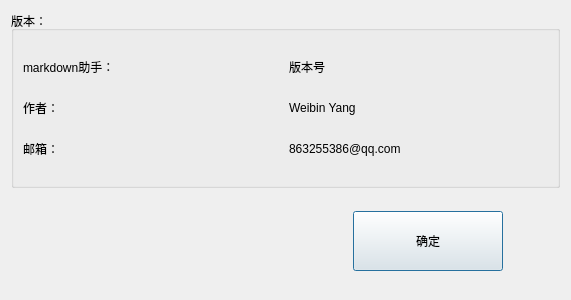
<?xml version="1.0" encoding="UTF-8"?>
<ui version="4.0">
 <class>Dialog</class>
 <widget class="QDialog" name="Dialog">
  <property name="geometry">
   <rect>
    <x>0</x>
    <y>0</y>
    <width>571</width>
    <height>300</height>
   </rect>
  </property>
  <property name="windowTitle">
   <string>Dialog</string>
  </property>
  <layout class="QVBoxLayout" name="verticalLayout_3" stretch="10,1,2,1">
   <item>
    <widget class="QGroupBox" name="groupBox">
     <property name="title">
      <string>版本：</string>
     </property>
     <layout class="QVBoxLayout" name="verticalLayout_2">
      <item>
       <layout class="QVBoxLayout" name="verticalLayout">
        <item>
         <layout class="QHBoxLayout" name="horizontalLayout">
          <item>
           <widget class="QLabel" name="softNameLab">
            <property name="sizePolicy">
             <sizepolicy hsizetype="Expanding" vsizetype="Preferred">
              <horstretch>0</horstretch>
              <verstretch>0</verstretch>
             </sizepolicy>
            </property>
            <property name="minimumSize">
             <size>
              <width>0</width>
              <height>0</height>
             </size>
            </property>
            <property name="maximumSize">
             <size>
              <width>16777215</width>
              <height>35</height>
             </size>
            </property>
            <property name="text">
             <string>markdown助手：</string>
            </property>
            <property name="alignment">
             <set>Qt::AlignLeading|Qt::AlignLeft|Qt::AlignVCenter</set>
            </property>
           </widget>
          </item>
          <item>
           <widget class="QLabel" name="versionLab">
            <property name="sizePolicy">
             <sizepolicy hsizetype="Expanding" vsizetype="Preferred">
              <horstretch>0</horstretch>
              <verstretch>0</verstretch>
             </sizepolicy>
            </property>
            <property name="minimumSize">
             <size>
              <width>0</width>
              <height>0</height>
             </size>
            </property>
            <property name="maximumSize">
             <size>
              <width>16777215</width>
              <height>35</height>
             </size>
            </property>
            <property name="text">
             <string>版本号</string>
            </property>
            <property name="alignment">
             <set>Qt::AlignLeading|Qt::AlignLeft|Qt::AlignVCenter</set>
            </property>
           </widget>
          </item>
         </layout>
        </item>
        <item>
         <layout class="QHBoxLayout" name="horizontalLayout_2">
          <item>
           <widget class="QLabel" name="softNameLab_2">
            <property name="sizePolicy">
             <sizepolicy hsizetype="Expanding" vsizetype="Preferred">
              <horstretch>0</horstretch>
              <verstretch>0</verstretch>
             </sizepolicy>
            </property>
            <property name="minimumSize">
             <size>
              <width>0</width>
              <height>0</height>
             </size>
            </property>
            <property name="maximumSize">
             <size>
              <width>16777215</width>
              <height>35</height>
             </size>
            </property>
            <property name="text">
             <string>作者：</string>
            </property>
            <property name="alignment">
             <set>Qt::AlignLeading|Qt::AlignLeft|Qt::AlignVCenter</set>
            </property>
           </widget>
          </item>
          <item>
           <widget class="QLabel" name="softNameLab_3">
            <property name="sizePolicy">
             <sizepolicy hsizetype="Expanding" vsizetype="Preferred">
              <horstretch>0</horstretch>
              <verstretch>0</verstretch>
             </sizepolicy>
            </property>
            <property name="minimumSize">
             <size>
              <width>0</width>
              <height>0</height>
             </size>
            </property>
            <property name="maximumSize">
             <size>
              <width>16777215</width>
              <height>35</height>
             </size>
            </property>
            <property name="text">
             <string>Weibin Yang</string>
            </property>
            <property name="alignment">
             <set>Qt::AlignLeading|Qt::AlignLeft|Qt::AlignVCenter</set>
            </property>
           </widget>
          </item>
         </layout>
        </item>
        <item>
         <layout class="QHBoxLayout" name="horizontalLayout_3">
          <item>
           <widget class="QLabel" name="softNameLab_4">
            <property name="sizePolicy">
             <sizepolicy hsizetype="Expanding" vsizetype="Preferred">
              <horstretch>0</horstretch>
              <verstretch>0</verstretch>
             </sizepolicy>
            </property>
            <property name="minimumSize">
             <size>
              <width>0</width>
              <height>0</height>
             </size>
            </property>
            <property name="maximumSize">
             <size>
              <width>16777215</width>
              <height>35</height>
             </size>
            </property>
            <property name="text">
             <string>邮箱：</string>
            </property>
            <property name="alignment">
             <set>Qt::AlignLeading|Qt::AlignLeft|Qt::AlignVCenter</set>
            </property>
           </widget>
          </item>
          <item>
           <widget class="QLabel" name="softNameLab_5">
            <property name="sizePolicy">
             <sizepolicy hsizetype="Expanding" vsizetype="Preferred">
              <horstretch>0</horstretch>
              <verstretch>0</verstretch>
             </sizepolicy>
            </property>
            <property name="minimumSize">
             <size>
              <width>0</width>
              <height>0</height>
             </size>
            </property>
            <property name="maximumSize">
             <size>
              <width>16777215</width>
              <height>35</height>
             </size>
            </property>
            <property name="text">
             <string>863255386@qq.com</string>
            </property>
            <property name="alignment">
             <set>Qt::AlignLeading|Qt::AlignLeft|Qt::AlignVCenter</set>
            </property>
           </widget>
          </item>
         </layout>
        </item>
       </layout>
      </item>
     </layout>
    </widget>
   </item>
   <item>
    <spacer name="verticalSpacer_2">
     <property name="orientation">
      <enum>Qt::Vertical</enum>
     </property>
     <property name="sizeHint" stdset="0">
      <size>
       <width>20</width>
       <height>14</height>
      </size>
     </property>
    </spacer>
   </item>
   <item>
    <layout class="QHBoxLayout" name="horizontalLayout_4" stretch="6,2,1">
     <item>
      <spacer name="horizontalSpacer">
       <property name="orientation">
        <enum>Qt::Horizontal</enum>
       </property>
       <property name="sizeHint" stdset="0">
        <size>
         <width>40</width>
         <height>20</height>
        </size>
       </property>
      </spacer>
     </item>
     <item>
      <widget class="QPushButton" name="okPbn">
       <property name="sizePolicy">
        <sizepolicy hsizetype="Fixed" vsizetype="Fixed">
         <horstretch>0</horstretch>
         <verstretch>0</verstretch>
        </sizepolicy>
       </property>
       <property name="minimumSize">
        <size>
         <width>150</width>
         <height>60</height>
        </size>
       </property>
       <property name="maximumSize">
        <size>
         <width>150</width>
         <height>60</height>
        </size>
       </property>
       <property name="text">
        <string>确定</string>
       </property>
      </widget>
     </item>
     <item>
      <spacer name="horizontalSpacer_2">
       <property name="orientation">
        <enum>Qt::Horizontal</enum>
       </property>
       <property name="sizeHint" stdset="0">
        <size>
         <width>40</width>
         <height>20</height>
        </size>
       </property>
      </spacer>
     </item>
    </layout>
   </item>
   <item>
    <spacer name="verticalSpacer">
     <property name="orientation">
      <enum>Qt::Vertical</enum>
     </property>
     <property name="sizeHint" stdset="0">
      <size>
       <width>20</width>
       <height>14</height>
      </size>
     </property>
    </spacer>
   </item>
  </layout>
 </widget>
 <resources/>
 <connections/>
</ui>
